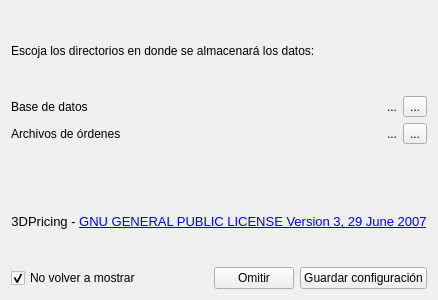
<?xml version="1.0" encoding="UTF-8"?>
<ui version="4.0">
 <class>Form</class>
 <widget class="QWidget" name="Form">
  <property name="geometry">
   <rect>
    <x>0</x>
    <y>0</y>
    <width>400</width>
    <height>300</height>
   </rect>
  </property>
  <property name="windowTitle">
   <string>Form</string>
  </property>
  <layout class="QVBoxLayout" name="verticalLayout_2">
   <item>
    <widget class="QLabel" name="label_2">
     <property name="text">
      <string>Escoja los directorios en donde se almacenará los datos:</string>
     </property>
     <property name="openExternalLinks">
      <bool>true</bool>
     </property>
    </widget>
   </item>
   <item>
    <layout class="QFormLayout" name="formLayout">
     <item row="0" column="0">
      <widget class="QLabel" name="baseDeDatosLabel">
       <property name="text">
        <string>Base de datos</string>
       </property>
      </widget>
     </item>
     <item row="1" column="0">
      <widget class="QLabel" name="archivosDeRdenesLabel">
       <property name="text">
        <string>Archivos de órdenes</string>
       </property>
      </widget>
     </item>
     <item row="0" column="1">
      <layout class="QHBoxLayout" name="horizontalLayout">
       <item>
        <spacer name="horizontalSpacer">
         <property name="orientation">
          <enum>Qt::Horizontal</enum>
         </property>
         <property name="sizeHint" stdset="0">
          <size>
           <width>40</width>
           <height>20</height>
          </size>
         </property>
        </spacer>
       </item>
       <item>
        <widget class="QLabel" name="label_3">
         <property name="text">
          <string>...</string>
         </property>
        </widget>
       </item>
       <item>
        <widget class="QToolButton" name="toolButton">
         <property name="text">
          <string>...</string>
         </property>
        </widget>
       </item>
      </layout>
     </item>
     <item row="1" column="1">
      <layout class="QHBoxLayout" name="horizontalLayout_2">
       <item>
        <spacer name="horizontalSpacer_2">
         <property name="orientation">
          <enum>Qt::Horizontal</enum>
         </property>
         <property name="sizeHint" stdset="0">
          <size>
           <width>40</width>
           <height>20</height>
          </size>
         </property>
        </spacer>
       </item>
       <item>
        <widget class="QLabel" name="label_4">
         <property name="text">
          <string>...</string>
         </property>
        </widget>
       </item>
       <item>
        <widget class="QToolButton" name="toolButton_2">
         <property name="text">
          <string>...</string>
         </property>
        </widget>
       </item>
      </layout>
     </item>
    </layout>
   </item>
   <item>
    <widget class="QLabel" name="label">
     <property name="text">
      <string>&lt;html&gt;&lt;head/&gt;&lt;body&gt;&lt;p align=&quot;center&quot;&gt;&lt;span style=&quot; font-size:10pt;&quot;&gt;3DPricing - &lt;/span&gt;&lt;a href=&quot;https://github.com/LewisMojica/3DPricing/blob/master/LICENSE&quot;&gt;&lt;span style=&quot; font-size:10pt; text-decoration: underline; color:#0000ff;&quot;&gt;GNU GENERAL PUBLIC LICENSE Version 3, 29 June 2007&lt;/span&gt;&lt;/a&gt;&lt;/p&gt;&lt;/body&gt;&lt;/html&gt;</string>
     </property>
    </widget>
   </item>
   <item>
    <layout class="QHBoxLayout" name="horizontalLayout_3">
     <item>
      <widget class="QCheckBox" name="checkBox">
       <property name="text">
        <string>No volver a mostrar</string>
       </property>
       <property name="checked">
        <bool>true</bool>
       </property>
       <property name="tristate">
        <bool>false</bool>
       </property>
      </widget>
     </item>
     <item>
      <spacer name="horizontalSpacer_3">
       <property name="orientation">
        <enum>Qt::Horizontal</enum>
       </property>
       <property name="sizeHint" stdset="0">
        <size>
         <width>40</width>
         <height>20</height>
        </size>
       </property>
      </spacer>
     </item>
     <item>
      <widget class="QPushButton" name="pushButton_2">
       <property name="text">
        <string>Omitir</string>
       </property>
      </widget>
     </item>
     <item>
      <widget class="QPushButton" name="pushButton">
       <property name="text">
        <string>Guardar configuración</string>
       </property>
      </widget>
     </item>
    </layout>
   </item>
  </layout>
 </widget>
 <resources/>
 <connections/>
</ui>
